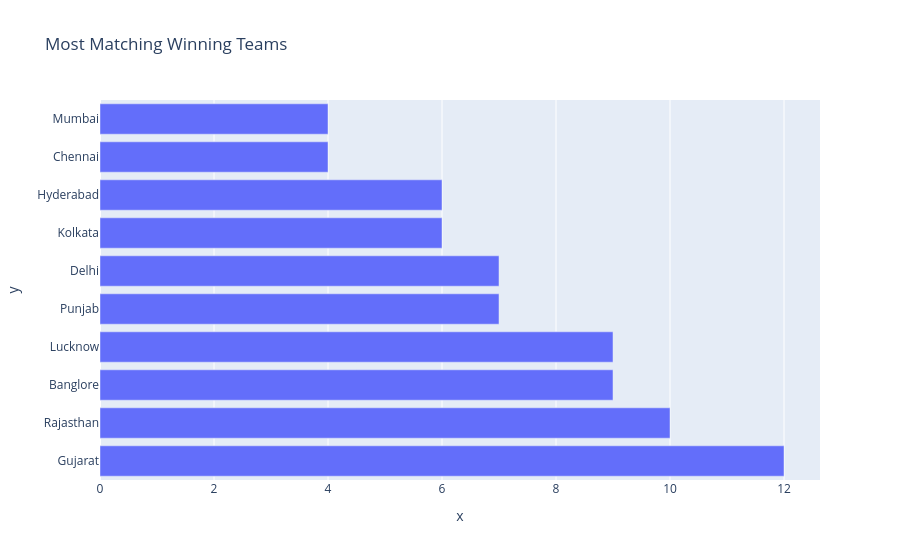

The notebook cell this image was saved under:
### Code cell
px.bar(x = match_wins.values, y = match_wins.index,title='Most Matching Winning Teams')

### Figure 1 — Plotly figure (JSON) as saved in the notebook; plotly's stock layout.template omitted (floating-point values rounded to 4 significant figures)
{"data": [{"hovertemplate": "x=%{x}<br>y=%{y}<extra></extra>", "legendgroup": "", "marker": {"color": "#636efa", "pattern": {"shape": ""}}, "name": "", "orientation": "h", "showlegend": false, "textposition": "auto", "type": "bar", "x": [12, 10, 9, 9, 7, 7, 6, 6, 4, 4], "xaxis": "x", "y": ["Gujarat", "Rajasthan", "Banglore", "Lucknow", "Punjab", "Delhi", "Kolkata", "Hyderabad", "Chennai", "Mumbai"], "yaxis": "y"}], "layout": {"barmode": "relative", "legend": {"tracegroupgap": 0}, "title": {"text": "Most Matching Winning Teams"}, "xaxis": {"anchor": "y", "domain": [0, 1], "title": {"text": "x"}}, "yaxis": {"anchor": "x", "domain": [0, 1], "title": {"text": "y"}}}}
